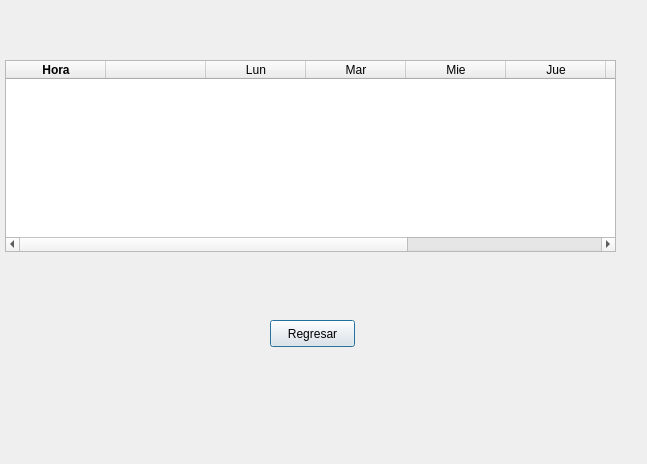
<?xml version="1.0" encoding="UTF-8"?>
<ui version="4.0">
 <class>cronograma</class>
 <widget class="QDialog" name="cronograma">
  <property name="geometry">
   <rect>
    <x>0</x>
    <y>0</y>
    <width>647</width>
    <height>464</height>
   </rect>
  </property>
  <property name="windowTitle">
   <string>Dialog</string>
  </property>
  <widget class="QTableWidget" name="tableWidget">
   <property name="geometry">
    <rect>
     <x>5</x>
     <y>60</y>
     <width>611</width>
     <height>192</height>
    </rect>
   </property>
   <property name="minimumSize">
    <size>
     <width>611</width>
     <height>192</height>
    </size>
   </property>
   <column>
    <property name="text">
     <string>Hora</string>
    </property>
    <property name="font">
     <font>
      <weight>75</weight>
      <italic>false</italic>
      <bold>true</bold>
      <underline>false</underline>
      <strikeout>false</strikeout>
     </font>
    </property>
   </column>
   <column>
    <property name="text">
     <string>Actividades                                                                                        </string>
    </property>
    <property name="font">
     <font>
      <weight>75</weight>
      <italic>true</italic>
      <bold>true</bold>
     </font>
    </property>
   </column>
   <column>
    <property name="text">
     <string>Lun</string>
    </property>
   </column>
   <column>
    <property name="text">
     <string>Mar</string>
    </property>
   </column>
   <column>
    <property name="text">
     <string>Mie</string>
    </property>
   </column>
   <column>
    <property name="text">
     <string>Jue</string>
    </property>
   </column>
   <column>
    <property name="text">
     <string>Vie</string>
    </property>
   </column>
   <column>
    <property name="text">
     <string>Sab</string>
    </property>
   </column>
   <column>
    <property name="text">
     <string>Dom</string>
    </property>
   </column>
  </widget>
  <widget class="QPushButton" name="regresar">
   <property name="geometry">
    <rect>
     <x>270</x>
     <y>320</y>
     <width>85</width>
     <height>27</height>
    </rect>
   </property>
   <property name="text">
    <string>Regresar</string>
   </property>
  </widget>
 </widget>
 <resources/>
 <connections/>
</ui>
